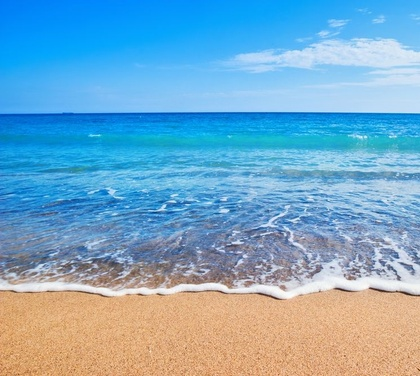
%> input picture a1.jpg, 420 x 376 px, shrunk from 745 x 667 before the run
$ octave Butterworth_low_pass_filter.m   (GNU Octave 9; MATLAB toolbox functions it lacks are replaced by stand-ins)
%> lines starting %> are read from the running program, lines starting %| are printed output that depends on the picture
%Bai 12 , lam lai bai 11 voi bo loc Butterworth
clc, clearvars, close all;

im = rgb2gray(imread('a1.jpg'));
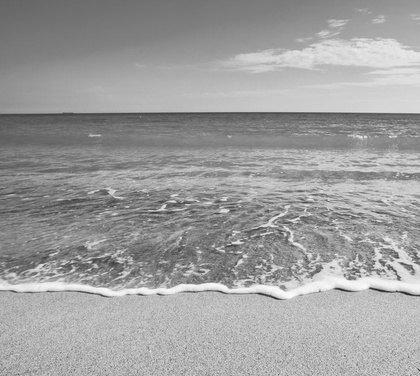
%> im: size 376x420 uint8; min 30, max 253, mean 158.3
fc = 10;
n = 1;
[c0, r0] = size(im);
%> c0 = 376; r0 = 420
cx = round(c0/2);
%> cx = 188
cy = round(r0/2);
%> cy = 210
imf = fftshift(fft2(im));
H = zeros(c0, r0);

for i = 1 : c0
    for j = 1 : r0
        d = (i-cx).^2 + (j-cy).^2;
        H(i,j) = 1/(1 + ((d/fc/fc).^(2*n)));
    end
end
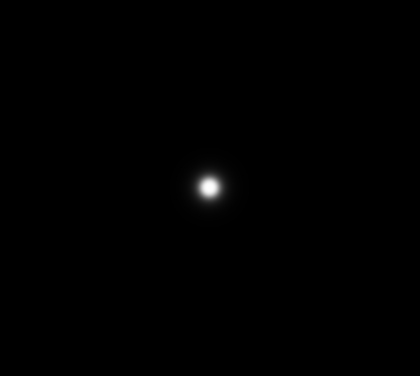
%> H: size 376x420 double; min 1.58e-06, max 1, mean 0.00312

outf = imf.*H;
out = abs(ifft2(outf));
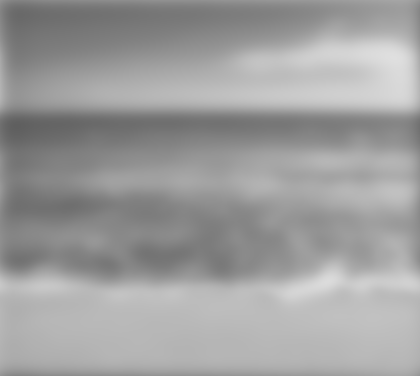
%> out: size 376x420 double; min 95.46, max 223.3, mean 158.3

figure
%subplot(131), imshow(im), title('Original Image');
%subplot(132), imshow(uint8(out)), title('Butterworth Low Pass filter Image');
subplot(133), imshow(abs(outf)), title('Butterworth Filter');
%> after `imshow(abs(outf))`:
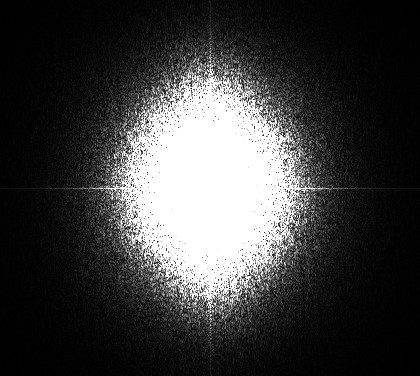
%> displayed picture: size 376x420, on the screen's scale of 0 to 255; min 0, max 255, mean 61.8

$ run again, with a2.jpg copied over a1.jpg
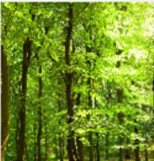
%> input picture a2.jpg, 154 x 161 px
%> after the loop `for i = 1 : c0`:
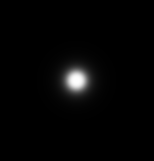
%> H: size 161x154 double; min 6.58e-05, max 1, mean 0.0197
%> `imshow(abs(outf))`:
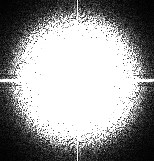
%> displayed picture: size 161x154, on the screen's scale of 0 to 255; min 0, max 255, mean 152

$ run again, with a3.jpg copied over a1.jpg
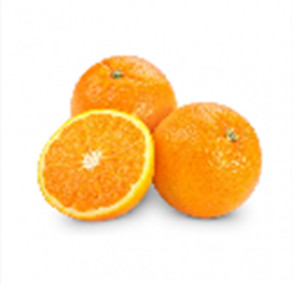
%> input picture a3.jpg, 292 x 285 px
%> after the loop `for i = 1 : c0`:
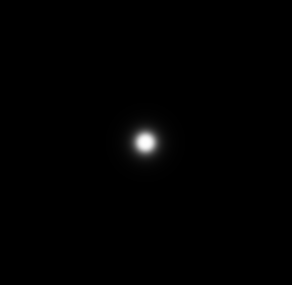
%> H: size 285x292 double; min 5.81e-06, max 1, mean 0.00591
%> `imshow(abs(outf))`:
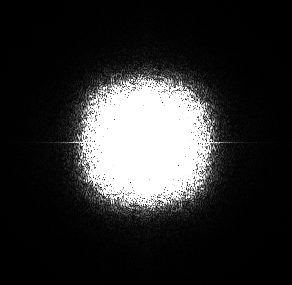
%> displayed picture: size 285x292, on the screen's scale of 0 to 255; min 0, max 255, mean 46.5

$ run again, with a4.jpg copied over a1.jpg
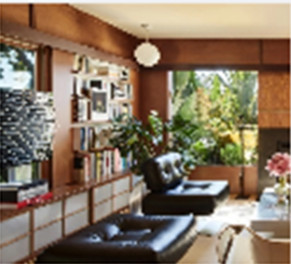
%> input picture a4.jpg, 291 x 264 px
%> after the loop `for i = 1 : c0`:
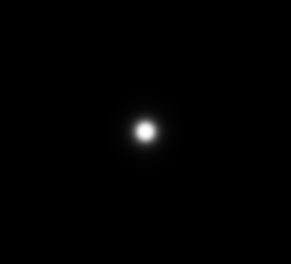
%> H: size 264x291 double; min 6.76e-06, max 1, mean 0.00641
%> `imshow(abs(outf))`:
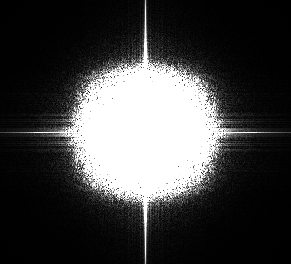
%> displayed picture: size 264x291, on the screen's scale of 0 to 255; min 0, max 255, mean 64.9
